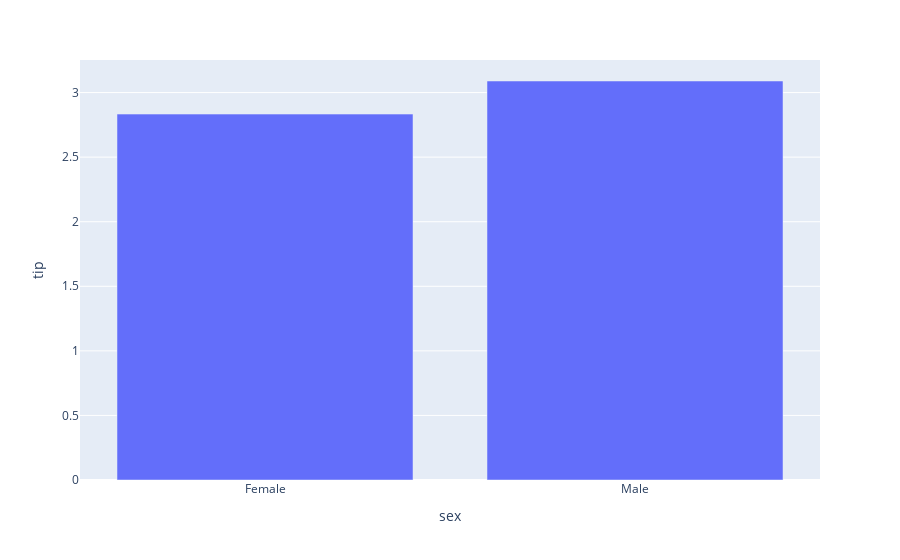

This figure's notebook cell:
### Markdown cell above
### Bar plot

### Code cell
px.bar(data_frame=dfres, x='sex', y='tip')

### Figure 1 — Plotly figure (JSON) as saved in the notebook; plotly's stock layout.template omitted (floating-point values rounded to 4 significant figures)
{"data": [{"alignmentgroup": "True", "hovertemplate": "sex=%{x}<br>tip=%{y}<extra></extra>", "legendgroup": "", "marker": {"color": "#636efa", "pattern": {"shape": ""}}, "name": "", "offsetgroup": "", "orientation": "v", "showlegend": false, "textposition": "auto", "type": "bar", "x": ["Female", "Male"], "xaxis": "x", "y": [2.833, 3.09], "yaxis": "y"}], "layout": {"autosize": true, "barmode": "relative", "legend": {"tracegroupgap": 0}, "margin": {"t": 60}, "xaxis": {"anchor": "y", "autorange": true, "domain": [0, 1], "range": [-0.5, 1.5], "title": {"text": "sex"}, "type": "category"}, "yaxis": {"anchor": "x", "autorange": true, "domain": [0, 1], "range": [0, 3.252], "title": {"text": "tip"}, "type": "linear"}}}
